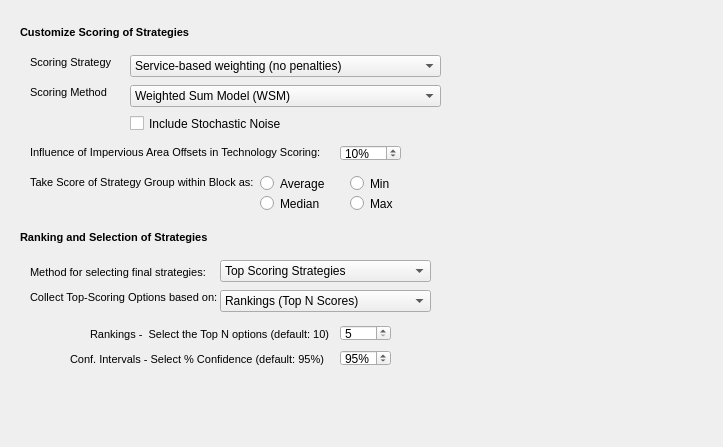
            <widget class="QWidget" name="scrollAreaWidgetContents_20">
             <property name="geometry">
              <rect>
               <x>0</x>
               <y>0</y>
               <width>723</width>
               <height>447</height>
              </rect>
             </property>
             <widget class="QLabel" name="strat_scoring_lbl">
              <property name="geometry">
               <rect>
                <x>20</x>
                <y>26</y>
                <width>447</width>
                <height>13</height>
               </rect>
              </property>
              <property name="text">
               <string>&lt;!DOCTYPE HTML PUBLIC &quot;-//W3C//DTD HTML 4.0//EN&quot; &quot;http://www.w3.org/TR/REC-html40/strict.dtd&quot;&gt;
&lt;html&gt;&lt;head&gt;&lt;meta name=&quot;qrichtext&quot; content=&quot;1&quot; /&gt;&lt;style type=&quot;text/css&quot;&gt;
p, li { white-space: pre-wrap; }
&lt;/style&gt;&lt;/head&gt;&lt;body style=&quot; font-family:'MS Shell Dlg 2'; font-size:8.25pt; font-weight:400; font-style:normal;&quot;&gt;
&lt;p style=&quot; margin-top:0px; margin-bottom:0px; margin-left:0px; margin-right:0px; -qt-block-indent:0; text-indent:0px;&quot;&gt;&lt;span style=&quot; font-size:8pt; font-weight:600;&quot;&gt;Customize Scoring of Strategies&lt;/span&gt;&lt;/p&gt;&lt;/body&gt;&lt;/html&gt;</string>
              </property>
             </widget>
             <widget class="QLabel" name="top_rank_title">
              <property name="geometry">
               <rect>
                <x>20</x>
                <y>231</y>
                <width>447</width>
                <height>13</height>
               </rect>
              </property>
              <property name="text">
               <string>&lt;!DOCTYPE HTML PUBLIC &quot;-//W3C//DTD HTML 4.0//EN&quot; &quot;http://www.w3.org/TR/REC-html40/strict.dtd&quot;&gt;
&lt;html&gt;&lt;head&gt;&lt;meta name=&quot;qrichtext&quot; content=&quot;1&quot; /&gt;&lt;style type=&quot;text/css&quot;&gt;
p, li { white-space: pre-wrap; }
&lt;/style&gt;&lt;/head&gt;&lt;body style=&quot; font-family:'MS Shell Dlg 2'; font-size:8.25pt; font-weight:400; font-style:normal;&quot;&gt;
&lt;p style=&quot; margin-top:0px; margin-bottom:0px; margin-left:0px; margin-right:0px; -qt-block-indent:0; text-indent:0px;&quot;&gt;&lt;span style=&quot; font-size:8pt; font-weight:600;&quot;&gt;Ranking and Selection of Strategies&lt;/span&gt;&lt;/p&gt;&lt;/body&gt;&lt;/html&gt;</string>
              </property>
             </widget>
             <widget class="QWidget" name="scoring_widget" native="true">
              <property name="geometry">
               <rect>
                <x>20</x>
                <y>45</y>
                <width>447</width>
                <height>180</height>
               </rect>
              </property>
              <property name="minimumSize">
               <size>
                <width>0</width>
                <height>180</height>
               </size>
              </property>
              <widget class="QCheckBox" name="scope_stoch_check">
               <property name="geometry">
                <rect>
                 <x>110</x>
                 <y>70</y>
                 <width>161</width>
                 <height>17</height>
                </rect>
               </property>
               <property name="whatsThis">
                <string>Check if you wish to add a stochastic disturbance to the scoring process. Modifies the scoring with an added randomness.</string>
               </property>
               <property name="text">
                <string>Include Stochastic Noise</string>
               </property>
              </widget>
              <widget class="QComboBox" name="eval_method_combo">
               <property name="geometry">
                <rect>
                 <x>110</x>
                 <y>40</y>
                 <width>311</width>
                 <height>22</height>
                </rect>
               </property>
               <property name="currentIndex">
                <number>1</number>
               </property>
               <item>
                <property name="text">
                 <string>Weighted Product Model (WPM)</string>
                </property>
               </item>
               <item>
                <property name="text">
                 <string>Weighted Sum Model (WSM)</string>
                </property>
               </item>
              </widget>
              <widget class="QLabel" name="eval_method_lbl">
               <property name="geometry">
                <rect>
                 <x>10</x>
                 <y>40</y>
                 <width>91</width>
                 <height>16</height>
                </rect>
               </property>
               <property name="whatsThis">
                <string>Scoring method choice influences how the points are added up and weighted against each other and how each option's final score is evaluated. Default method will be the AHP.</string>
               </property>
               <property name="text">
                <string>&lt;!DOCTYPE HTML PUBLIC &quot;-//W3C//DTD HTML 4.0//EN&quot; &quot;http://www.w3.org/TR/REC-html40/strict.dtd&quot;&gt;
&lt;html&gt;&lt;head&gt;&lt;meta name=&quot;qrichtext&quot; content=&quot;1&quot; /&gt;&lt;style type=&quot;text/css&quot;&gt;
p, li { white-space: pre-wrap; }
&lt;/style&gt;&lt;/head&gt;&lt;body style=&quot; font-family:'MS Shell Dlg 2'; font-size:8.25pt; font-weight:400; font-style:normal;&quot;&gt;
&lt;p style=&quot; margin-top:0px; margin-bottom:0px; margin-left:0px; margin-right:0px; -qt-block-indent:0; text-indent:0px;&quot;&gt;&lt;span style=&quot; font-size:8pt;&quot;&gt;Scoring Method&lt;/span&gt;&lt;/p&gt;&lt;/body&gt;&lt;/html&gt;</string>
               </property>
              </widget>
              <widget class="QRadioButton" name="radioScoreMax">
               <property name="geometry">
                <rect>
                 <x>330</x>
                 <y>150</y>
                 <width>82</width>
                 <height>17</height>
                </rect>
               </property>
               <property name="text">
                <string>Max</string>
               </property>
              </widget>
              <widget class="QRadioButton" name="radioScoreAvg">
               <property name="geometry">
                <rect>
                 <x>240</x>
                 <y>130</y>
                 <width>82</width>
                 <height>17</height>
                </rect>
               </property>
               <property name="text">
                <string>Average</string>
               </property>
              </widget>
              <widget class="QRadioButton" name="radioScoreMin">
               <property name="geometry">
                <rect>
                 <x>330</x>
                 <y>130</y>
                 <width>82</width>
                 <height>17</height>
                </rect>
               </property>
               <property name="text">
                <string>Min</string>
               </property>
              </widget>
              <widget class="QRadioButton" name="radioScoreMed">
               <property name="geometry">
                <rect>
                 <x>240</x>
                 <y>150</y>
                 <width>82</width>
                 <height>17</height>
                </rect>
               </property>
               <property name="text">
                <string>Median</string>
               </property>
              </widget>
              <widget class="QLabel" name="radioScore_lbl">
               <property name="geometry">
                <rect>
                 <x>10</x>
                 <y>130</y>
                 <width>231</width>
                 <height>16</height>
                </rect>
               </property>
               <property name="whatsThis">
                <string>Scoring method choice influences how the points are added up and weighted against each other and how each option's final score is evaluated. Default method will be the AHP.</string>
               </property>
               <property name="text">
                <string>&lt;!DOCTYPE HTML PUBLIC &quot;-//W3C//DTD HTML 4.0//EN&quot; &quot;http://www.w3.org/TR/REC-html40/strict.dtd&quot;&gt;
&lt;html&gt;&lt;head&gt;&lt;meta name=&quot;qrichtext&quot; content=&quot;1&quot; /&gt;&lt;style type=&quot;text/css&quot;&gt;
p, li { white-space: pre-wrap; }
&lt;/style&gt;&lt;/head&gt;&lt;body style=&quot; font-family:'MS Shell Dlg 2'; font-size:8.25pt; font-weight:400; font-style:normal;&quot;&gt;
&lt;p style=&quot; margin-top:0px; margin-bottom:0px; margin-left:0px; margin-right:0px; -qt-block-indent:0; text-indent:0px;&quot;&gt;&lt;span style=&quot; font-size:8pt;&quot;&gt;Take Score of Strategy Group within Block as:&lt;/span&gt;&lt;/p&gt;&lt;/body&gt;&lt;/html&gt;</string>
               </property>
              </widget>
              <widget class="QLabel" name="eval_method_lbl2">
               <property name="geometry">
                <rect>
                 <x>10</x>
                 <y>10</y>
                 <width>91</width>
                 <height>16</height>
                </rect>
               </property>
               <property name="whatsThis">
                <string>Scoring method choice influences how the points are added up and weighted against each other and how each option's final score is evaluated. Default method will be the AHP.</string>
               </property>
               <property name="text">
                <string>&lt;!DOCTYPE HTML PUBLIC &quot;-//W3C//DTD HTML 4.0//EN&quot; &quot;http://www.w3.org/TR/REC-html40/strict.dtd&quot;&gt;
&lt;html&gt;&lt;head&gt;&lt;meta name=&quot;qrichtext&quot; content=&quot;1&quot; /&gt;&lt;style type=&quot;text/css&quot;&gt;
p, li { white-space: pre-wrap; }
&lt;/style&gt;&lt;/head&gt;&lt;body style=&quot; font-family:'MS Shell Dlg 2'; font-size:8.25pt; font-weight:400; font-style:normal;&quot;&gt;
&lt;p style=&quot; margin-top:0px; margin-bottom:0px; margin-left:0px; margin-right:0px; -qt-block-indent:0; text-indent:0px;&quot;&gt;&lt;span style=&quot; font-size:8pt;&quot;&gt;Scoring Strategy&lt;/span&gt;&lt;/p&gt;&lt;/body&gt;&lt;/html&gt;</string>
               </property>
              </widget>
              <widget class="QComboBox" name="eval_methodscore_combo">
               <property name="geometry">
                <rect>
                 <x>110</x>
                 <y>10</y>
                 <width>311</width>
                 <height>22</height>
                </rect>
               </property>
               <property name="currentIndex">
                <number>0</number>
               </property>
               <item>
                <property name="text">
                 <string>Service-based weighting (no penalties)</string>
                </property>
               </item>
               <item>
                <property name="text">
                 <string>Service-based weightings (linear penalty model)</string>
                </property>
               </item>
               <item>
                <property name="text">
                 <string>Service-based weightings (non-linear penalty model)</string>
                </property>
               </item>
              </widget>
              <widget class="QSpinBox" name="iao_influence_spin">
               <property name="geometry">
                <rect>
                 <x>320</x>
                 <y>100</y>
                 <width>61</width>
                 <height>16</height>
                </rect>
               </property>
               <property name="suffix">
                <string>%</string>
               </property>
               <property name="minimum">
                <number>0</number>
               </property>
               <property name="maximum">
                <number>100</number>
               </property>
               <property name="singleStep">
                <number>1</number>
               </property>
               <property name="value">
                <number>10</number>
               </property>
              </widget>
              <widget class="QLabel" name="iao_influence_lbl">
               <property name="geometry">
                <rect>
                 <x>10</x>
                 <y>100</y>
                 <width>301</width>
                 <height>16</height>
                </rect>
               </property>
               <property name="whatsThis">
                <string>Scoring method choice influences how the points are added up and weighted against each other and how each option's final score is evaluated. Default method will be the AHP.</string>
               </property>
               <property name="text">
                <string>&lt;!DOCTYPE HTML PUBLIC &quot;-//W3C//DTD HTML 4.0//EN&quot; &quot;http://www.w3.org/TR/REC-html40/strict.dtd&quot;&gt;
&lt;html&gt;&lt;head&gt;&lt;meta name=&quot;qrichtext&quot; content=&quot;1&quot; /&gt;&lt;style type=&quot;text/css&quot;&gt;
p, li { white-space: pre-wrap; }
&lt;/style&gt;&lt;/head&gt;&lt;body style=&quot; font-family:'MS Shell Dlg 2'; font-size:8.25pt; font-weight:400; font-style:normal;&quot;&gt;
&lt;p style=&quot; margin-top:0px; margin-bottom:0px; margin-left:0px; margin-right:0px; -qt-block-indent:0; text-indent:0px;&quot;&gt;&lt;span style=&quot; font-size:8pt;&quot;&gt;Influence of Impervious Area Offsets in Technology Scoring:&lt;/span&gt;&lt;/p&gt;&lt;/body&gt;&lt;/html&gt;</string>
               </property>
              </widget>
             </widget>
             <widget class="QWidget" name="ranking_widget" native="true">
              <property name="geometry">
               <rect>
                <x>20</x>
                <y>250</y>
                <width>447</width>
                <height>150</height>
               </rect>
              </property>
              <property name="minimumSize">
               <size>
                <width>0</width>
                <height>150</height>
               </size>
              </property>
              <widget class="QLabel" name="top_options_lbl">
               <property name="geometry">
                <rect>
                 <x>10</x>
                 <y>40</y>
                 <width>191</width>
                 <height>16</height>
                </rect>
               </property>
               <property name="whatsThis">
                <string>&lt;html&gt;&lt;head/&gt;&lt;body&gt;&lt;p&gt;&lt;br/&gt;&lt;/p&gt;&lt;/body&gt;&lt;/html&gt;</string>
               </property>
               <property name="text">
                <string>&lt;!DOCTYPE HTML PUBLIC &quot;-//W3C//DTD HTML 4.0//EN&quot; &quot;http://www.w3.org/TR/REC-html40/strict.dtd&quot;&gt;
&lt;html&gt;&lt;head&gt;&lt;meta name=&quot;qrichtext&quot; content=&quot;1&quot; /&gt;&lt;style type=&quot;text/css&quot;&gt;
p, li { white-space: pre-wrap; }
&lt;/style&gt;&lt;/head&gt;&lt;body style=&quot; font-family:'MS Shell Dlg 2'; font-size:8.25pt; font-weight:400; font-style:normal;&quot;&gt;
&lt;p style=&quot; margin-top:0px; margin-bottom:0px; margin-left:0px; margin-right:0px; -qt-block-indent:0; text-indent:0px;&quot;&gt;&lt;span style=&quot; font-size:8pt;&quot;&gt;Collect Top-Scoring Options based on:&lt;/span&gt;&lt;/p&gt;&lt;/body&gt;&lt;/html&gt;</string>
               </property>
              </widget>
              <widget class="QSpinBox" name="top_rank_spin">
               <property name="geometry">
                <rect>
                 <x>320</x>
                 <y>75</y>
                 <width>51</width>
                 <height>16</height>
                </rect>
               </property>
               <property name="minimum">
                <number>5</number>
               </property>
               <property name="maximum">
                <number>100</number>
               </property>
               <property name="singleStep">
                <number>5</number>
               </property>
              </widget>
              <widget class="QComboBox" name="top_score_combo">
               <property name="geometry">
                <rect>
                 <x>200</x>
                 <y>40</y>
                 <width>211</width>
                 <height>22</height>
                </rect>
               </property>
               <item>
                <property name="text">
                 <string>Rankings (Top N Scores)</string>
                </property>
               </item>
               <item>
                <property name="text">
                 <string>Confidence Intervals (Top x % Scores)</string>
                </property>
               </item>
              </widget>
              <widget class="QLabel" name="top_rank_lbl">
               <property name="geometry">
                <rect>
                 <x>70</x>
                 <y>75</y>
                 <width>241</width>
                 <height>20</height>
                </rect>
               </property>
               <property name="whatsThis">
                <string>&lt;html&gt;&lt;head/&gt;&lt;body&gt;&lt;p&gt;&lt;br/&gt;&lt;/p&gt;&lt;/body&gt;&lt;/html&gt;</string>
               </property>
               <property name="text">
                <string>&lt;!DOCTYPE HTML PUBLIC &quot;-//W3C//DTD HTML 4.0//EN&quot; &quot;http://www.w3.org/TR/REC-html40/strict.dtd&quot;&gt;
&lt;html&gt;&lt;head&gt;&lt;meta name=&quot;qrichtext&quot; content=&quot;1&quot; /&gt;&lt;style type=&quot;text/css&quot;&gt;
p, li { white-space: pre-wrap; }
&lt;/style&gt;&lt;/head&gt;&lt;body style=&quot; font-family:'MS Shell Dlg 2'; font-size:8.25pt; font-weight:400; font-style:normal;&quot;&gt;
&lt;p style=&quot; margin-top:0px; margin-bottom:0px; margin-left:0px; margin-right:0px; -qt-block-indent:0; text-indent:0px;&quot;&gt;&lt;span style=&quot; font-size:8pt;&quot;&gt;Rankings -  Select the Top N options (default: 10)&lt;/span&gt;&lt;/p&gt;&lt;/body&gt;&lt;/html&gt;</string>
               </property>
              </widget>
              <widget class="QLabel" name="top_CI_lbl">
               <property name="geometry">
                <rect>
                 <x>50</x>
                 <y>100</y>
                 <width>261</width>
                 <height>20</height>
                </rect>
               </property>
               <property name="whatsThis">
                <string>&lt;html&gt;&lt;head/&gt;&lt;body&gt;&lt;p&gt;&lt;br/&gt;&lt;/p&gt;&lt;/body&gt;&lt;/html&gt;</string>
               </property>
               <property name="text">
                <string>&lt;!DOCTYPE HTML PUBLIC &quot;-//W3C//DTD HTML 4.0//EN&quot; &quot;http://www.w3.org/TR/REC-html40/strict.dtd&quot;&gt;
&lt;html&gt;&lt;head&gt;&lt;meta name=&quot;qrichtext&quot; content=&quot;1&quot; /&gt;&lt;style type=&quot;text/css&quot;&gt;
p, li { white-space: pre-wrap; }
&lt;/style&gt;&lt;/head&gt;&lt;body style=&quot; font-family:'MS Shell Dlg 2'; font-size:8.25pt; font-weight:400; font-style:normal;&quot;&gt;
&lt;p style=&quot; margin-top:0px; margin-bottom:0px; margin-left:0px; margin-right:0px; -qt-block-indent:0; text-indent:0px;&quot;&gt;&lt;span style=&quot; font-size:8pt;&quot;&gt;Conf. Intervals - Select % Confidence (default: 95%)&lt;/span&gt;&lt;/p&gt;&lt;/body&gt;&lt;/html&gt;</string>
               </property>
              </widget>
              <widget class="QSpinBox" name="top_CI_spin">
               <property name="geometry">
                <rect>
                 <x>320</x>
                 <y>100</y>
                 <width>51</width>
                 <height>16</height>
                </rect>
               </property>
               <property name="suffix">
                <string>%</string>
               </property>
               <property name="minimum">
                <number>80</number>
               </property>
               <property name="maximum">
                <number>99</number>
               </property>
               <property name="singleStep">
                <number>1</number>
               </property>
               <property name="value">
                <number>95</number>
               </property>
              </widget>
              <widget class="QLabel" name="strat_select_lbl">
               <property name="geometry">
                <rect>
                 <x>10</x>
                 <y>15</y>
                 <width>191</width>
                 <height>16</height>
                </rect>
               </property>
               <property name="whatsThis">
                <string>&lt;html&gt;&lt;head/&gt;&lt;body&gt;&lt;p&gt;&lt;br/&gt;&lt;/p&gt;&lt;/body&gt;&lt;/html&gt;</string>
               </property>
               <property name="text">
                <string>&lt;!DOCTYPE HTML PUBLIC &quot;-//W3C//DTD HTML 4.0//EN&quot; &quot;http://www.w3.org/TR/REC-html40/strict.dtd&quot;&gt;
&lt;html&gt;&lt;head&gt;&lt;meta name=&quot;qrichtext&quot; content=&quot;1&quot; /&gt;&lt;style type=&quot;text/css&quot;&gt;
p, li { white-space: pre-wrap; }
&lt;/style&gt;&lt;/head&gt;&lt;body style=&quot; font-family:'MS Shell Dlg 2'; font-size:8pt; font-weight:400; font-style:normal;&quot;&gt;
&lt;p style=&quot; margin-top:0px; margin-bottom:0px; margin-left:0px; margin-right:0px; -qt-block-indent:0; text-indent:0px;&quot;&gt;Method for selecting final strategies:&lt;/p&gt;&lt;/body&gt;&lt;/html&gt;</string>
               </property>
              </widget>
              <widget class="QComboBox" name="strat_select_combo">
               <property name="geometry">
                <rect>
                 <x>200</x>
                 <y>10</y>
                 <width>211</width>
                 <height>22</height>
                </rect>
               </property>
               <item>
                <property name="text">
                 <string>Top Scoring Strategies</string>
                </property>
               </item>
               <item>
                <property name="text">
                 <string>Random (weighted probabilities)</string>
                </property>
               </item>
              </widget>
             </widget>
            </widget>
